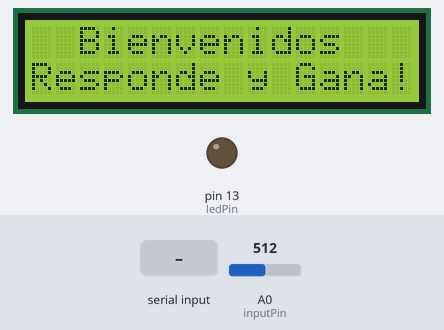
Bench run of a sketch on a simulated Arduino Uno, built with avr-gcc and run on an emulated ATmega328P. Parts: 16×2 character LCD, output pins drawn as LEDs (lit = HIGH). The test bench sets the inputs (shaded band); at power-on: A0 (inputPin) = 512. What the sketch prints to the serial monitor is not drawn.

Above: at 1.2 s.
1.3 s: A0 (inputPin) set to 483
2.8 s: A0 (inputPin) set to 459
At 3.9 s:
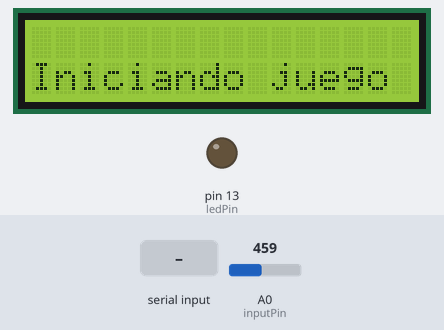
4.3 s: "*" received over Serial
At 6.4 s:
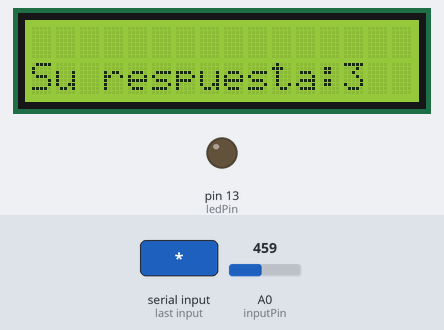
7.3 s: "#" received over Serial
At 10.0 s:
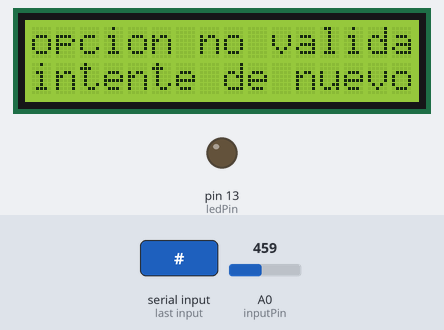
10.3 s: A0 (inputPin) set to 240
At 11.8 s:
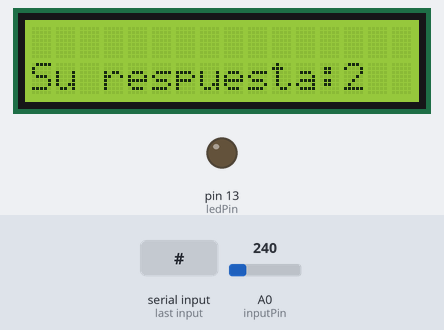
12.3 s: A0 (inputPin) set to 90
At 14.3 s:
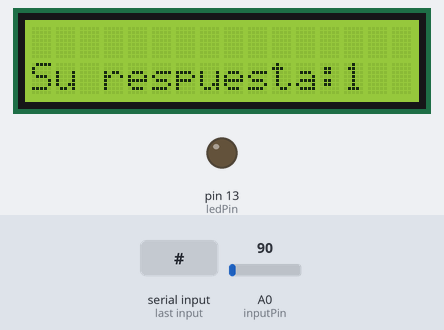
Timing chart, 0 to 15.8 s (numbered marks = the images above; inputs shaded):
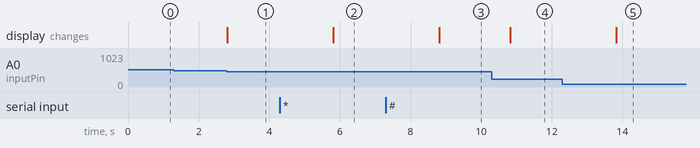

Measured:
- the behaviour switches between 470 and 469 on A0 (inputPin) (found by bisection; images 0 and 1)
- after the input at 1.3 s, every drawn part: stays the same
- after the input at 2.8 s, the display: changes at once (image 1)
- after the input at 4.3 s, the display: first changes after 1.5 s (image 2 shows a later state)
- after the input at 7.3 s, the display: changes after 1.5 s (image 3)
- after the input at 10.3 s, the display: changes after 0.52 s (image 4)
- after the input at 12.3 s, the display: changes after 1.5 s (image 5)

The sketch:

JuegoArduino.ino
```cpp
// include the library code:
#include <LiquidCrystal.h>
// initialize the library with the numbers of the interface pins
LiquidCrystal lcd(7, 6, 5, 4, 3, 2);

// Define constants and variables
const int inputPin = A0;  // buttons array analog input
uint16_t inputValue = 0;   // value read from buttons array
//
const int ledPin = 13; // the pin that the LED is attached to
int incomingByte;      // a variable to read incoming serial data into

// initialize internal variables
unsigned int l;             // current line number displayed on the first row
// Initialization
void setup()
{
  //----------------
  Serial.begin(9600);
  // initialize the LED pin as an output:
  pinMode(ledPin, OUTPUT);
  //--------------
  lcd.begin(16, 2);              // set up the LCD's number of columns and rows
  lcd.write("  Bienvenidos");  // Print a message on the LCD
  lcd.setCursor(0, 1);           // set the cursor to column 0, line 1
  lcd.write("Responde y Gana!");
}

int i = 0,x=0,cursore,pr=0;
// main loop
void loop()
{
  // check buttons status------------------------------------------------
  inputValue = analogRead(inputPin);
  if(inputValue < 100 && inputValue >= 0) inputValue = 1;
  else if(inputValue < 250 && inputValue > 150) inputValue = 2;
  else if(inputValue < 470 && inputValue > 370) inputValue = 3;
  else if(inputValue < 670 && inputValue > 570) inputValue = 4;
  else if(inputValue < 870 && inputValue > 770) inputValue = 5;
  else if(inputValue <= 1023 && inputValue > 950) inputValue = 0;
  //---------------------------
  // Send answer
  if((inputValue == 1 || inputValue == 2 || inputValue == 3 || inputValue == 4 || inputValue == 5)&& pr>=0)
  {
    lcd.clear();
    lcd.setCursor(0, 1);
    if (pr==0)
    lcd.print("Iniciando juego ");
    else
    lcd.print("Su respuesta:");
    lcd.print(inputValue);
    Serial.write(inputValue);
    delay(3000);
  }
 //-----------------------------------------------------------------
 //while (Serial.available() > 0) {
 if (Serial.available() > 0){
   if(x==0)
     lcd.clear();
    // read the oldest byte in the serial buffer:
    incomingByte = Serial.read();
    //------
    if(incomingByte=='^'){
      i=0;
      cursore = 0;
    }
    if(incomingByte=='@'){
      cursore = 1;
      i=0;
    }
    if(incomingByte=='*'){
      x=0;
      pr++;
    }
    if(incomingByte=='$'){
      x=0;
      i=0;
      pr=0;


    }
    if(incomingByte=='#'){
      lcd.setCursor(0,0);
      lcd.write("opcion no valida");
      lcd.setCursor(0,1);
      lcd.write("intente de nuevo");
      delay(2000);

    }
    //--------------------------
    //lcd.setCursor(0, cursore);
    lcd.setCursor(i,cursore);
    if(incomingByte!='^' && incomingByte!='@' && incomingByte!='*' && incomingByte!='#' && incomingByte!='$'){
      if(cursore == 0){
        lcd.write(incomingByte);
        i++;
      }
      if(cursore == 1){
       lcd.write(incomingByte);
       i++;
      }
      // print the number of seconds since reset:
      //lcd.println(message);
      x++;
    }

  }
}
```
